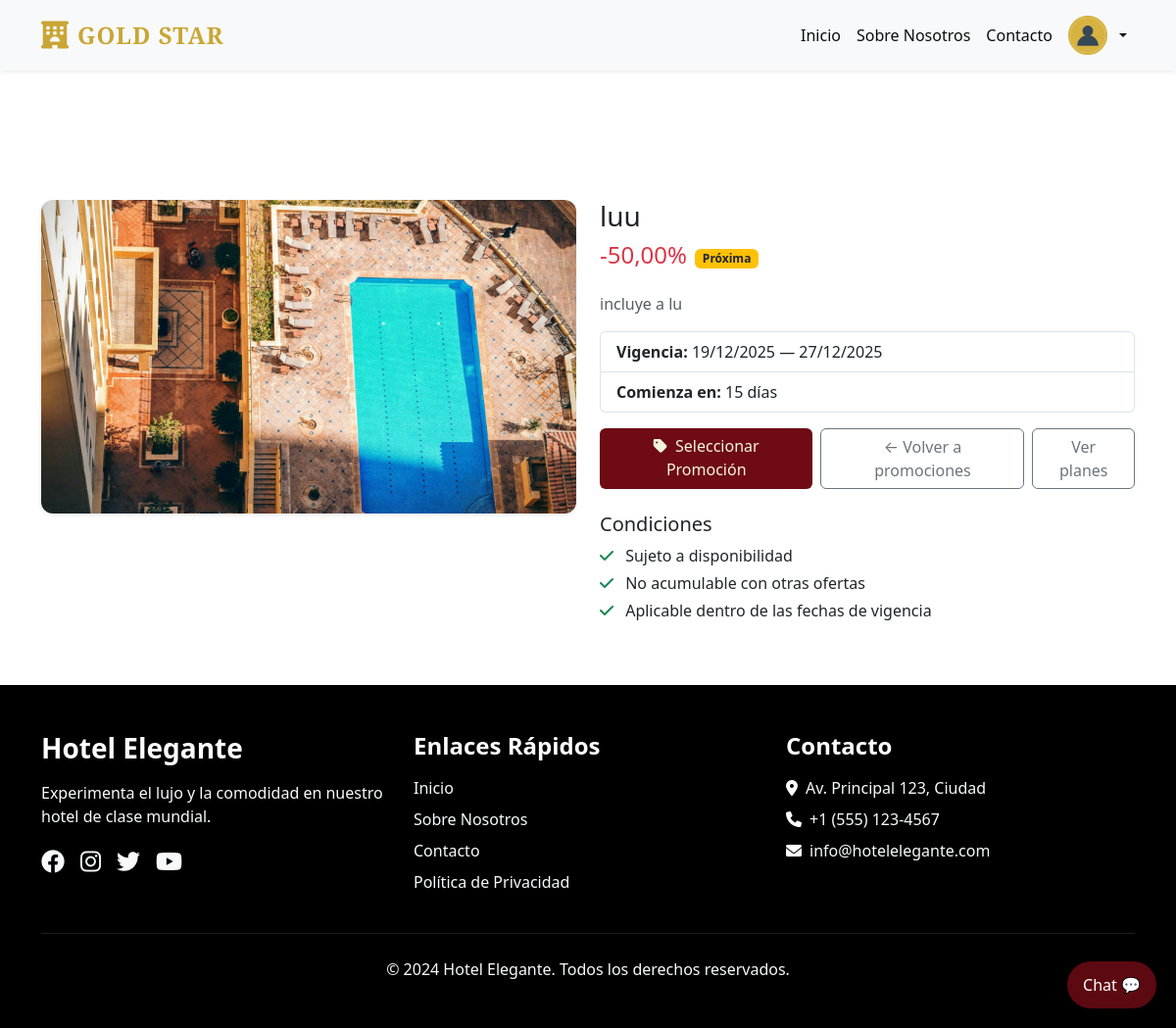
/promocion/4/ (signed in), run on the app's committed database.
### administracion/models.py (models this page shows, shortened)
class Promocion(models.Model):
    nombre = models.CharField(max_length=100, unique=True)
    descripcion = models.TextField()
    descuento = models.DecimalField(
        max_digits=5, decimal_places=2,
        validators=[MinValueValidator(0), MaxValueValidator(100)],
        help_text="Porcentaje (0-100)"
    )
    fecha_inicio = models.DateField()
    fecha_fin = models.DateField()
    imagen = models.ImageField(upload_to='promociones/', null=True, blank=True)
    class Meta:
        ordering = ["-fecha_inicio", "nombre"]

### hotel/views.py (the view)
# urls.py: path('promocion/<int:promocion_id>/', views.promocion_detalle, name='promocion_detalle'),
def promocion_detalle(request, promocion_id):
    promocion = get_object_or_404(Promocion, id=promocion_id)
    today = timezone.now().date()
    is_active = promocion.fecha_inicio <= today <= promocion.fecha_fin
    estado = 'activa' if is_active else ('proxima' if today < promocion.fecha_inicio else 'finalizada')
    dias_restantes = (promocion.fecha_fin - today).days if is_active else 0
    dias_para_inicio = (promocion.fecha_inicio - today).days if today < promocion.fecha_inicio else 0
    return render(request, 'promocion_detalle.html', {
        'promocion': promocion,
        'estado': estado,
        'dias_restantes': dias_restantes,
        'dias_para_inicio': dias_para_inicio,
    })

### administracion/permissions.py (called while the page is built, shortened)
def obtener_roles_usuario(usuario):
    if not usuario.is_authenticated:
        return []
    return UsuarioRol.objects.filter(
        usuario=usuario,
        activo=True,
        rol__activo=True
    ).select_related('rol')

def es_super_admin(usuario):
    if not usuario.is_authenticated:
        return False
    if usuario.is_superuser:
        return True
    return UsuarioRol.objects.filter(
        usuario=usuario,
        rol__nombre='super_admin',
        activo=True,
        rol__activo=True
    ).exists()

def obtener_permisos_usuario(usuario):
    if not usuario.is_authenticated:
        return {}
    roles_usuario = obtener_roles_usuario(usuario)
    permisos_dict = {}
    for usuario_rol in roles_usuario:
        rol = usuario_rol.rol
        if rol.nombre == 'super_admin':
            from .models import Permiso
            permisos = Permiso.objects.all()
            for permiso in permisos:
                if permiso.modulo not in permisos_dict:
                    permisos_dict[permiso.modulo] = []
                if permiso.accion not in permisos_dict[permiso.modulo]:
                    permisos_dict[permiso.modulo].append(permiso.accion)
    if usuario.is_staff:
        acciones = permisos_dict.get('dashboard', [])
        if 'ver' not in acciones:
            acciones.append('ver')
            permisos_dict['dashboard'] = acciones
    return permisos_dict

### hotel/templates/promocion_detalle.html (shortened to what this page needs)
{% extends 'base.html' %}
{% load static %}
{% block content %}
<section class="py-5">
  <div class="container">
    <div class="row g-4 align-items-start">
      <div class="col-lg-6">
        {% if promocion.imagen %}
          <img src="{{ promocion.imagen.url }}" alt="{{ promocion.nombre }}" class="plan-image shadow-sm">
        {% else %}
          <img src="{% static 'img/pool_aerea_unsplash.jpg' %}" alt="{{ promocion.nombre }}" class="plan-image shadow-sm">
        {% endif %}
      </div>
      <div class="col-lg-6">
        <h1 class="h3 mb-2">{{ promocion.nombre }}</h1>
        <div class="d-flex align-items-center gap-2 mb-3">
          <span class="h4 text-danger">-{{ promocion.descuento }}%</span>
          {% if estado == 'activa' %}
            <span class="badge bg-success">Activa</span>
          {% elif estado == 'proxima' %}
            <span class="badge bg-warning text-dark">Próxima</span>
          {% else %}
            <span class="badge bg-secondary">Finalizada</span>
          {% endif %}
        </div>
        <p class="text-muted">{{ promocion.descripcion }}</p>
        <ul class="list-group mb-3">
          <li class="list-group-item"><strong>Vigencia:</strong> {{ promocion.fecha_inicio|date:"d/m/Y" }} — {{ promocion.fecha_fin|date:"d/m/Y" }}</li>
          {% if estado == 'activa' %}
            <li class="list-group-item"><strong>Termina en:</strong> {{ dias_restantes }} día{{ dias_restantes|pluralize:"s" }}</li>
          {% elif estado == 'proxima' %}
            <li class="list-group-item"><strong>Comienza en:</strong> {{ dias_para_inicio }} día{{ dias_para_inicio|pluralize:"s" }}</li>
          {% endif %}
        </ul>
        <div class="d-flex gap-2 mb-4">
          <a href="{% url 'reservar_promocion' promocion.id %}" class="btn btn-primary"><i class="fas fa-tag me-1"></i> Seleccionar Promoción</a>
          <a href="{% url 'promociones_lista' %}" class="btn btn-outline-secondary">← Volver a promociones</a>
          <a href="{% url 'planes_lista' %}" class="btn btn-outline-secondary">Ver planes</a>
        </div>
        <h3 class="h5 mt-3">Condiciones</h3>
        <ul class="feature-list list-unstyled">
          <li><i class="fas fa-check text-success me-2"></i> Sujeto a disponibilidad</li>
          <li><i class="fas fa-check text-success me-2"></i> No acumulable con otras ofertas</li>
          <li><i class="fas fa-check text-success me-2"></i> Aplicable dentro de las fechas de vigencia</li>
        </ul>
      </div>
    </div>
  </div>
</section>
{% endblock %}

### hotel/static/css/style.css (style rules this page uses)
:root { --vino: #6E0B14; --beige: #F5F5DC; --negro: #1A1A1A; --dorado: #C9A635; --texto: #2A2A2A; --bs-primary: var(--vino); --bs-secondary: var(--dorado); }
html { font-size: 16px; -webkit-text-size-adjust: 100%; }
.btn-vino, .btn.btn-primary { background-color: var(--vino) !important; color: var(--beige) !important; border: none; transition: all 0.3s ease; }

### hotel/templates/promocion_detalle.html (style rules this page uses)
.plan-image { width:100%;height:320px;object-fit:cover;border-radius:12px }
.feature-list li { margin:.25rem 0 }

### data on the page
Promocion: nombre "luu", descuento "50,00", descripcion "incluye a lu", fecha_inicio "19/12/2025", fecha_fin "27/12/2025"
